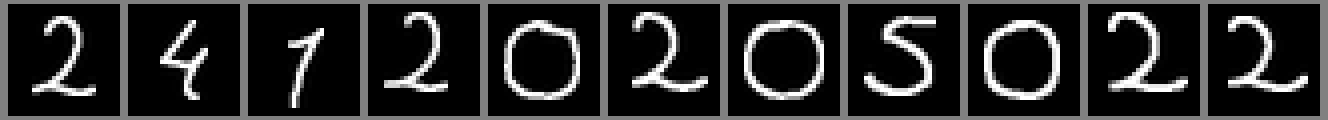
#> input picture MNIST_MLP_Odev1/artifacts/handwriting_digits.png, 1328 x 120 px
$ python -i handwriting_utils.py   (imports and definitions only)
#> lines starting #> are read from the running program, lines starting #| are printed output that depends on the picture; after the words box and inside, x2 and y2 are one past the last pixel; in counts of white or black regions, pixels touching at a corner belong together
#> in load_digit_image, image is the input picture: PIL image 1328x120 L; min 0, max 255, mean 42.1
"""Image preparation shared by handwriting collection and prediction."""

from pathlib import Path

import numpy as np
from PIL import Image, ImageOps

_LANCZOS = getattr(getattr(Image, "Resampling", Image), "LANCZOS")


def normalize_handwriting_image(image: Image.Image) -> Image.Image:
    """Convert dark ink on a light background to a centered MNIST-like 28x28 image."""
    grayscale = ImageOps.grayscale(image)
    inverted = ImageOps.invert(grayscale)
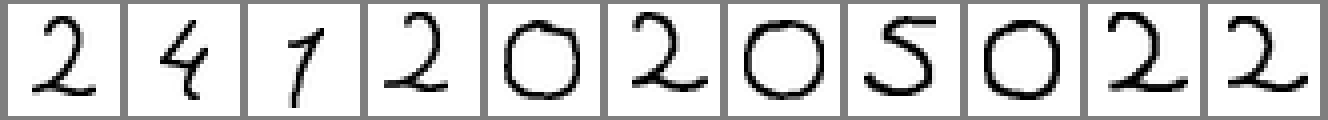
#> inverted: PIL image 1328x120 L; min 0, max 255, mean 212.9
    ink = inverted.point(lambda value: 255 if value > 30 else 0)
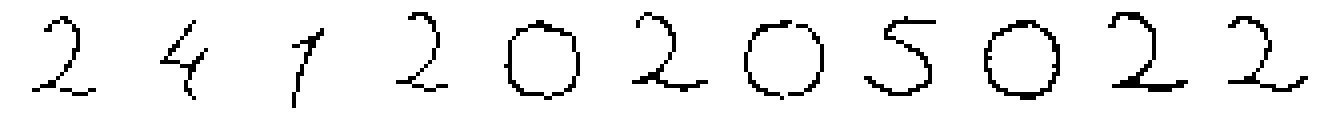
#> ink: PIL image 1328x120 L; 94% white; 13 black regions, largest, box (x1, y1, x2, y2) and area: (984, 20, 1060, 100) 1264, (1108, 12, 1188, 92) 1120, (504, 20, 580, 100) 1040
    bounds = ink.getbbox()
#> bounds = (0, 0, 1328, 120)
    if bounds is None:
        raise ValueError("The image is blank; draw a digit before saving.")

    digit = ink.crop(bounds)
    digit.thumbnail((20, 20), _LANCZOS)
    normalized = Image.new("L", (28, 28), 0)
#> normalized: PIL image 28x28 L; every value is 0
    normalized.paste(digit, ((28 - digit.width) // 2, (28 - digit.height) // 2))
    return _center_by_mass(normalized)


def _center_by_mass(image: Image.Image) -> Image.Image:
    """Shift the digit so its center of mass is in the middle, as MNIST does."""
    pixels = np.asarray(image, dtype=np.float64)
    rows, columns = np.indices(pixels.shape)
    total = pixels.sum()
#> total = 9539
    center_row = (rows * pixels).sum() / total
#> center_row = 13.5
    center_column = (columns * pixels).sum() / total
#> center_column = 13.43
    centered = Image.new("L", (28, 28), 0)
    centered.paste(image, (round(13.5 - center_column), round(13.5 - center_row)))
    return centered


def load_digit_image(path: Path) -> Image.Image:
    """Read a saved digit image; 28x28 files are already normalized, so they are not changed."""
    with Image.open(path) as image:
        if image.size == (28, 28):
            return image.convert("L")
        return normalize_handwriting_image(image)

>>> result = load_digit_image('artifacts/handwriting_digits.png')
